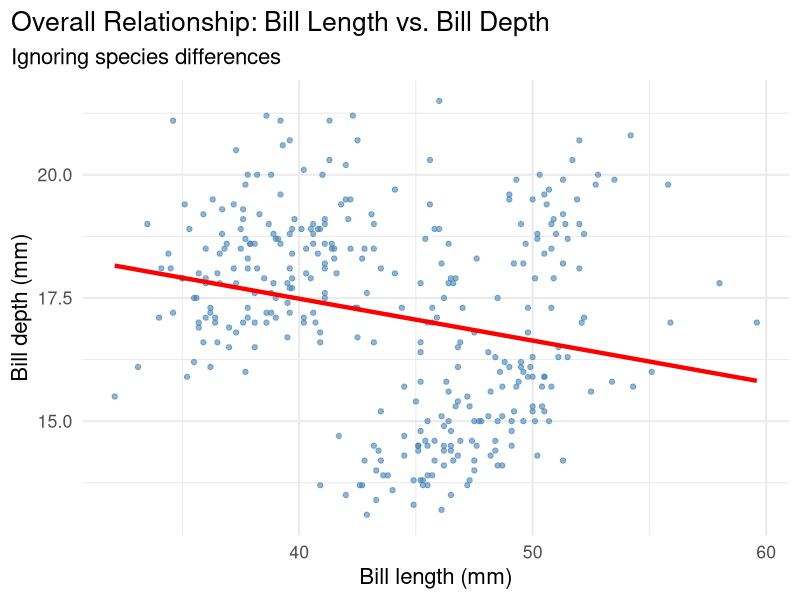
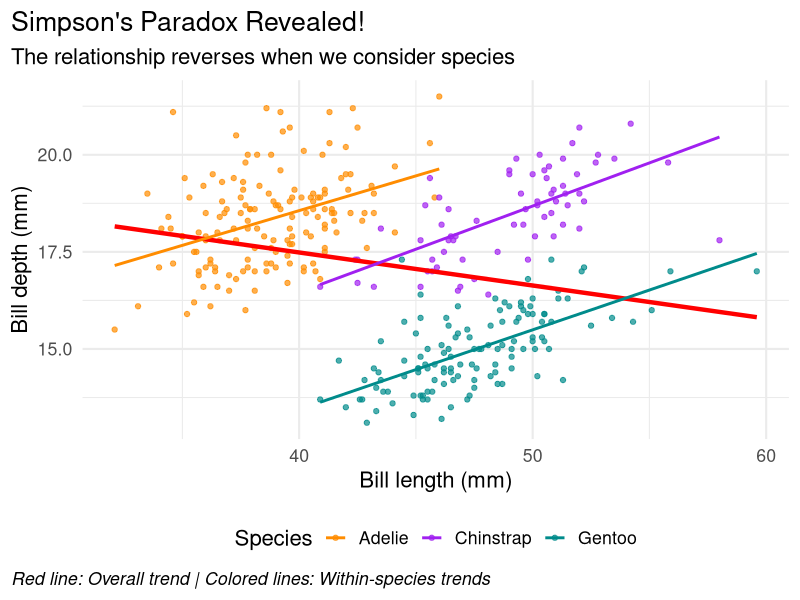
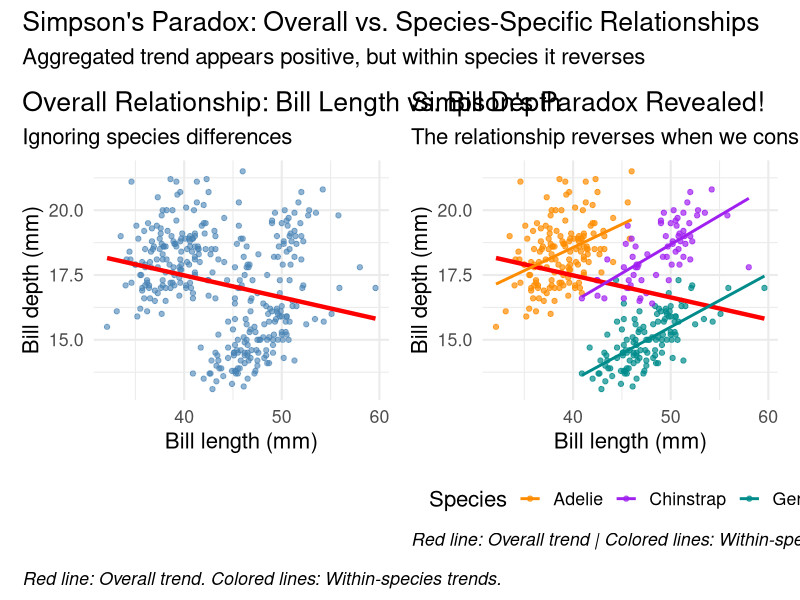

Reproduce these figures in R, in order.
## ---- chunk 1
#| message: false
#| warning: false
# Set CRAN mirror for package installation
options(repos = c(CRAN = "https://cran.rstudio.com/"))

# Install required packages if not already installed
if (!require(patchwork, quietly = TRUE)) {
  install.packages("patchwork")
  install.packages("palmerpenguins")
  library(patchwork)
}

# Ensure required packages are available
if (!require(palmerpenguins, quietly = TRUE)) {
  install.packages("palmerpenguins")
}
if (!require(ggplot2, quietly = TRUE)) {
  install.packages("ggplot2")
}

library(ggplot2)
library(patchwork)
library(palmerpenguins)
data(penguins)
## ---- chunk 2
#| message: false
#| warning: false
plot1 <- ggplot(data = penguins,
        aes(x = bill_length_mm,
        y = bill_depth_mm)) +
  theme_minimal(16) +
  geom_point(alpha = 0.6, color = "steelblue") +
  labs(title = "Overall Relationship: Bill Length vs. Bill Depth",
       subtitle = "Ignoring species differences",
       x = "Bill length (mm)",
       y = "Bill depth (mm)") +
  theme(plot.title.position = "plot",
        plot.caption = element_text(hjust = 0, face= "italic"),
        plot.caption.position = "plot") +
  geom_smooth(method = "lm", se = FALSE, color = "red", linewidth = 1.5)

plot1
## ---- chunk 3
#| message: false
#| warning: false
#| eval: true
#| fig-cap: "Simpson's Paradox Revealed: Overall vs. Species-Specific Relationships"

plot2 <- ggplot(data = penguins,
       aes(x = bill_length_mm,
           y = bill_depth_mm,
           color = species)) +
  theme_minimal(16) +
  geom_point(alpha = 0.7) +
  scale_color_manual(values = c("darkorange","purple","cyan4"),
                     name = "Species") +
  labs(title = "Simpson's Paradox Revealed!",
       subtitle = "The relationship reverses when we consider species",
       x = "Bill length (mm)",
       y = "Bill depth (mm)",
       caption = "Red line: Overall trend | Colored lines: Within-species trends") +
  theme(plot.title.position = "plot",
        plot.caption = element_text(hjust = 0, face = "italic"),
        plot.caption.position = "plot",
        legend.position = "bottom") +
  # Overall trend (ignoring species)
  geom_smooth(method = "lm", se = FALSE, color = "red", 
              linewidth = 1.5, alpha = 0.8) +
  # Species-specific trends
  geom_smooth(method = "lm", se = FALSE, linewidth = 1)

plot2
## ---- chunk 4
#| message: false
#| warning: false
#| fig-cap: "Overall vs. species-specific relationships (Simpson's Paradox)"
comparison_plot <- (plot1 + plot2) +
  plot_annotation(
    title = "Simpson's Paradox: Overall vs. Species-Specific Relationships",
    subtitle = "Aggregated trend appears positive, but within species it reverses",
    caption = "Red line: Overall trend. Colored lines: Within-species trends.",
    theme = theme_minimal(16) +
      theme(
        plot.title.position = "plot",
        plot.caption = element_text(hjust = 0, face = "italic"),
        plot.caption.position = "plot"
      )
  )

comparison_plot
